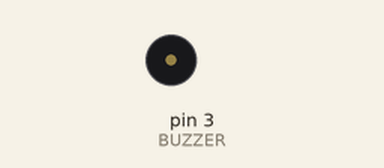
Simulated run of this sketch. Board: Arduino Uno, built with avr-gcc and run on an emulated ATmega328P. Shown: buzzer (waves = sounding, pin HIGH).

Above: at 1.2 s.
Timing chart, 0 to 5.1 s (numbered marks = the images above):
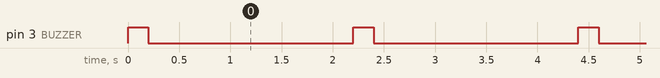

Measured:
- by itself, pin 3 (BUZZER): alternates HIGH for 0.20 s and LOW for 2.0 s

The sketch:

PiezoBuzzer.ino
```cpp
const int BUZZER = 3;

void setup() {
	pinMode(BUZZER, OUTPUT);
}

void loop() {
	digitalWrite(BUZZER, HIGH);
	delay(200);
	digitalWrite(BUZZER, LOW);
	delay(2000);
}
```
